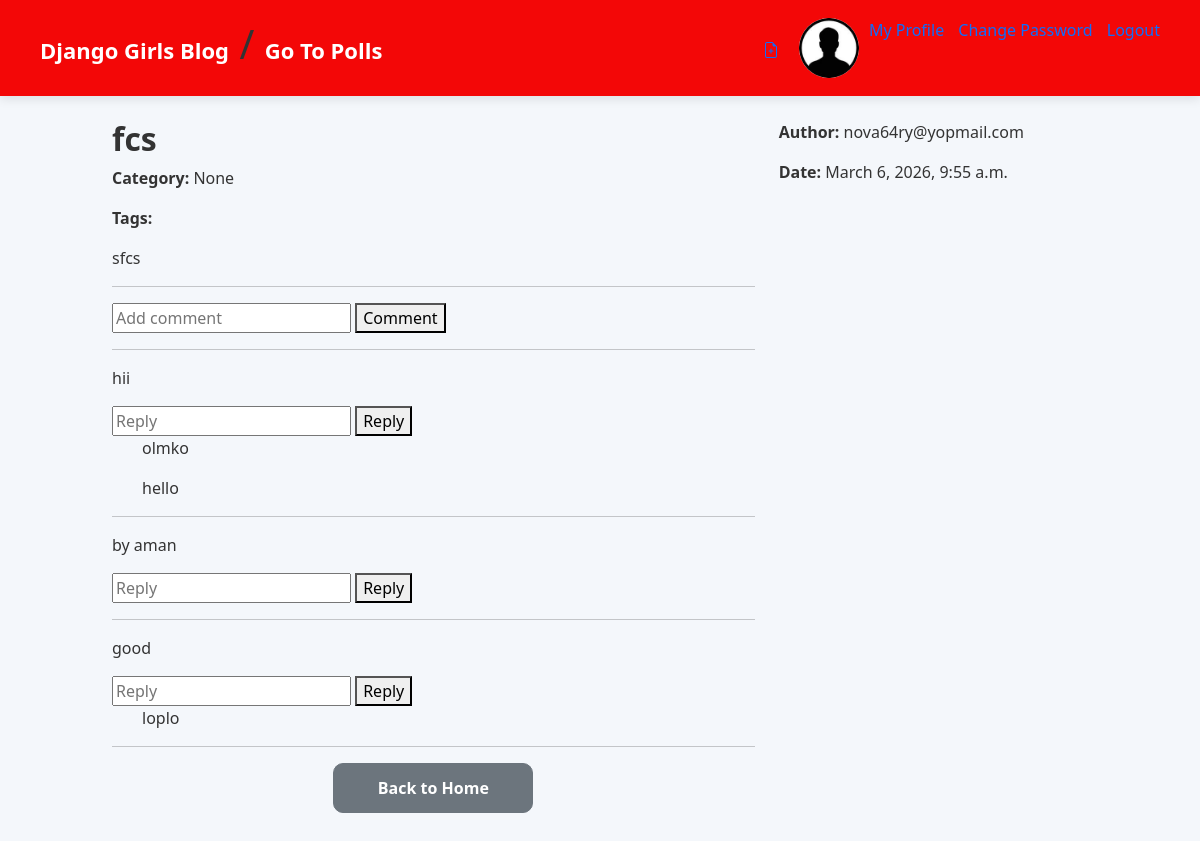
Page /post_detail/6/ (signed in) on the committed database.
### blog/models.py (models this page shows, shortened)
class Post(models.Model):
    author = models.ForeignKey(
        settings.AUTH_USER_MODEL,
        on_delete=models.CASCADE,
    )
    title = models.CharField(max_length=200)
    image = models.ImageField(upload_to="profile_pics/", null=True, blank=True)
    thumbnail_image = models.ImageField(upload_to="profile_pics/", null=True, blank=True)
    text = models.TextField()
    created_date = models.DateTimeField(auto_now_add=True)
    published_date = models.DateTimeField(null=True, blank=True,default=timezone.now)
    category = models.ForeignKey(
        Category,
        on_delete=models.SET_NULL,
        null=True,
        blank=True,
        related_name="posts"
    )
    tags = models.ManyToManyField(
        Tag,
        blank=True,
        related_name="posts"
    )
    is_private = models.BooleanField(default=False)
    like = models.ManyToManyField(User, related_name='blog_posts', blank=True)
    pin_post= models.ManyToManyField(User,blank=True,related_name='blog_posts_pin_post')

class Comment(models.Model):
    post = models.ForeignKey(
        Post,
        on_delete=models.CASCADE,
        related_name="comments"
    )
    user = models.ForeignKey(
        settings.AUTH_USER_MODEL,
        on_delete=models.CASCADE
    )
    text = models.TextField()
    created_at = models.DateTimeField(auto_now_add=True)

class Reply(models.Model):
    comment=models.ForeignKey(
        Comment,
        on_delete=models.CASCADE,
        related_name="replies"
    )
    user = models.ForeignKey(
        settings.AUTH_USER_MODEL,
        on_delete=models.CASCADE
    )
    text = models.TextField()
    created_at = models.DateTimeField(auto_now_add=True)

class User(AbstractUser):
    username=None# remove username field
    email = models.EmailField(unique=True)
    first_name = models.CharField(max_length=30)
    last_name = models.CharField(max_length=30)
    image = models.ImageField(upload_to="profile_pics/", null=True, blank=True)
    phone = models.CharField(
        max_length=15,
        validators=[phone_validator]
    )
    USERNAME_FIELD = "email"
    REQUIRED_FIELDS = []
    objects = UserManager()
    def __str__(self):
        return self.email

### blog/views.py (the view, shortened to what this page needs)
# urls.py: path("post_detail/<int:pk>/",views.post_detail,name="post_detail"),
def post_detail(request, pk):
    post = get_object_or_404(Post, pk=pk)
    likes=post.like.count()
    print(likes)
    categories = Category.objects.all()
    tags = Tag.objects.all()
    form = PostForm(instance=post)
    is_today = post.created_date.date() == timezone.now().date()
    return render(request, "blog/blog_detail.html", {
        "post": post,
        "today": is_today,
        "category": categories,
        "tags": tags,
        "form": form
    })

### blog/form.py (shortened to what this page needs)
class PostForm(forms.ModelForm):
    title = forms.CharField(strip=False)
    text = forms.CharField(strip=False)
    class Meta:
        model = Post
        fields = ('title', 'text','category','tags','image','thumbnail_image','is_private')
        widgets = {
            "title": forms.TextInput(attrs={"class": "form-control"}),
            "text": forms.Textarea(attrs={"class": "form-control"}),
            "category": forms.Select(attrs={"class": "form-control"}),
            "tags": forms.SelectMultiple(attrs={"class": "form-control"}),
            "image": forms.ClearableFileInput(attrs={"class": "form-control"}),
            "thumbnail_image": forms.ClearableFileInput(attrs={"class": "form-control"}),
            "is_private": forms.CheckboxInput(attrs={"class": "form-check-input"}),
        }

### blog/templates/blog/blog_detail.html (shortened to what this page needs)
{% extends 'blog/base.html' %} {% block content %}
<div class="row">
  <div class="col-md-8">
    <h2>{{ post.title }}</h2>
    <p><strong>Category:</strong> {{ post.category }}</p>
    <p>
      <strong>Tags:</strong>
    </p>
    <p>{{ post.text }}</p>
    <hr />
    {% if request.user.is_authenticated %}
    <form method="POST">
      <input type="text" name="comment" placeholder="Add comment" />
      <button type="submit">Comment</button>
    </form>
    {% endif %}
    <hr />
    {% for comment in post.comments.all %}
    <p>{{ comment.text }}</p>
    <form method="POST">
      <input type="text" name="reply" placeholder="Reply" />
      <button type="submit">Reply</button>
    </form>
    {% for reply in comment.replies.all %}
    <p style="margin-left: 30px">{{ reply.text }}</p>
    {% endfor %}
    <hr />
    {% endfor %}
    <a href="{% url 'homeApp' %}" class="btn btn-secondary mt-3">
      Back to Home
    </a>
  </div>
  <div class="col-md-4">
    <p><strong>Author:</strong> {{ post.author }}</p>
    <p><strong>Date:</strong> {{ post.created_date }}</p>
  </div>
</div>
{% endblock %}

### blog/templates/blog/base.html (shortened to what this page needs)
{% load static %}
<!doctype html>
<html>
  <head>
    <link
      rel="stylesheet"
      href="https://cdn.jsdelivr.net/npm/bootstrap@5.3.3/dist/css/bootstrap.min.css"
    />
    <link rel="stylesheet" href="{% static 'css/blog.css' %}" />
  </head>
  <body>
    <header>
      <div class="top-menu-div">
        <div class="logo-div">
          <div class="bp">
            <h1>
              <a class="logo" href="/">Django Girls Blog</a> /
              <a class="logo" href="{% url 'polls:index' %}">Go To Polls</a>
            </h1>
          </div>
          <div class="login_svg">
            <div class="image_add">
              <div class="image_add_svg">
                <div>
                  <a href="{% url 'post_new' %}" class="top-menu">
                  </a>
                </div>
                <div class="profile">
                  {% if user.is_authenticated %} {% if user.image %}
                  <img
                    src="{{ user.image.url }}"
                    width="60"
                    style="border-radius: 50%"
                  />
                  {% else %}
                  <img
                    src="/media/profile_pics/download.jpg"
                    width="60"
                    style="border-radius: 50%"
                  />
                  {% endif %} {% endif %}
                </div>
              </div>
              {% if user.is_authenticated %}
              <div class="dropdown">
                <a href="{% url 'profile' %}">My Profile</a>
                <a href="{% url 'Change_Password' %}"> Change Password </a>
                <a href="{% url 'logout' %}"> Logout </a>
              </div>
              {% else %}
              <a href="{% url 'login' %}" class="btn btn-primary"> Login </a>
              <a href="{% url 'signup' %}" class="btn btn-primary"> Signup </a>
              {% endif %}
            </div>
          </div>
        </div>
      </div>
    </header>
    <div class="container mt-4">{% block content %} {% endblock %}</div>
  </body>
</html>

### blog/static/css/blog.css (style rules this page uses)
body { margin: 0; font-family: "Segoe UI", Tahoma, Geneva, Verdana, sans-serif; background: #f4f7fb; color: #333; }
a { text-decoration: none; }
.top-menu-div { background: #f30707; padding: 18px 40px; box-shadow: 0 3px 10px rgba(0, 0, 0, 0.1); }
.logo-div { display: flex; justify-content: space-between; align-items: center; }
.logo { color: white; font-weight: bold; font-size: 22px; }
.image_add { display: flex; justify-content: space-between; }
.login_svg a { margin-left: 10px; }
.container { background-color: transparent; max-width: 1100px; margin: auto; }
h2 { font-weight: 600; }
.row { max-width: 1000px; margin: auto; }
.image_add_svg { display: flex; align-items: center; gap: 20px; }
.btn-secondary { display: block; width: 200px; margin: 30px auto; text-align: center; padding: 12px; border-radius: 10px; background: #6c757d; color: white; font-weight: 600; transition: .25s; }

### rows in the picture
Post: title "fcs", category "None", text "sfcs", author "nova64ry@yopmail.com", created_date "March 6, 2026, 9:55 a.m."
Comment: text "hii"
Reply: text "olmko"
Reply: text "hello"
Comment: text "by aman"
Comment: text "good"
Reply: text "loplo"
